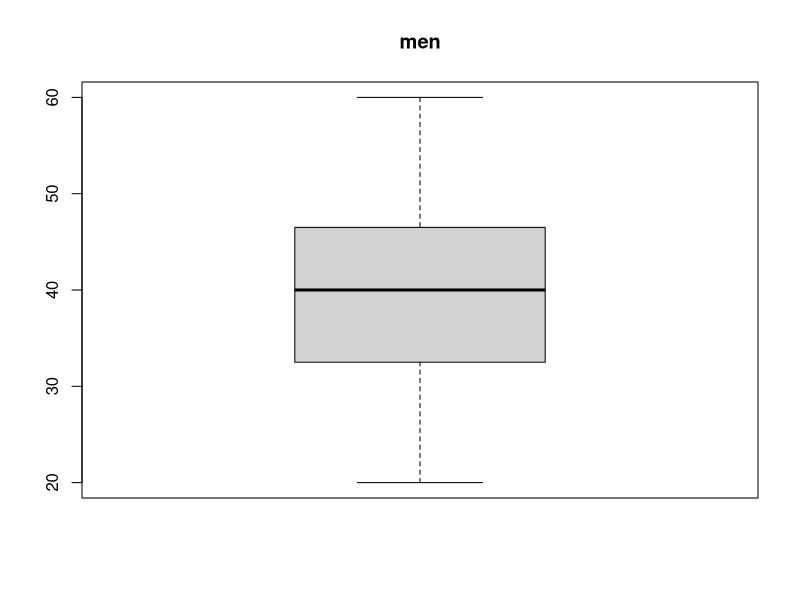
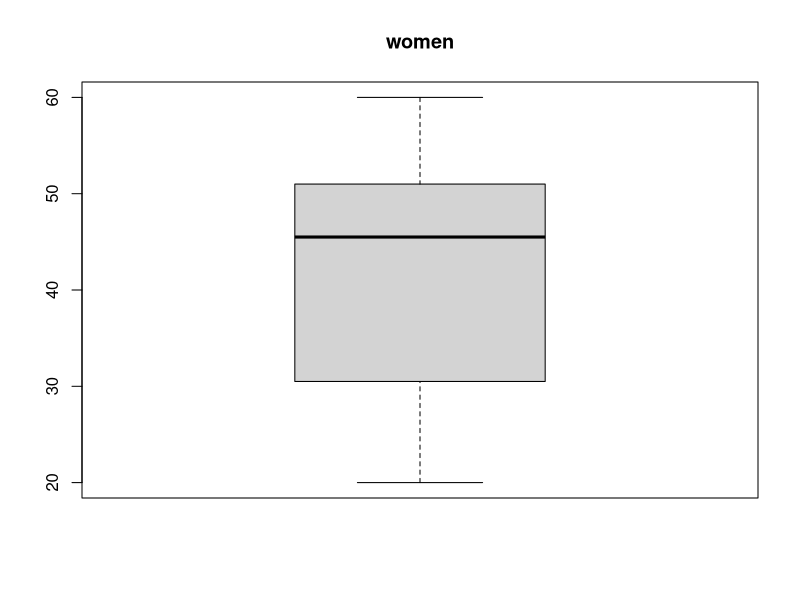

Write R code to recreate these figures, in order.
#first creating vectors for the age of both men and women
men <- c(56, 60, 50, 26, 45, 35, 41, 43, 34, 42, 37, 39, 33, 28, 52, 48, 27, 20, 44, 32)
women <- c(47, 49, 20, 46, 43, 44, 45, 60, 57, 28, 55, 27, 25, 50, 52, 48, 23, 42, 33, 59)
#boxplots for both men and women
boxplot(men, main="men")
boxplot(women, main="women")
